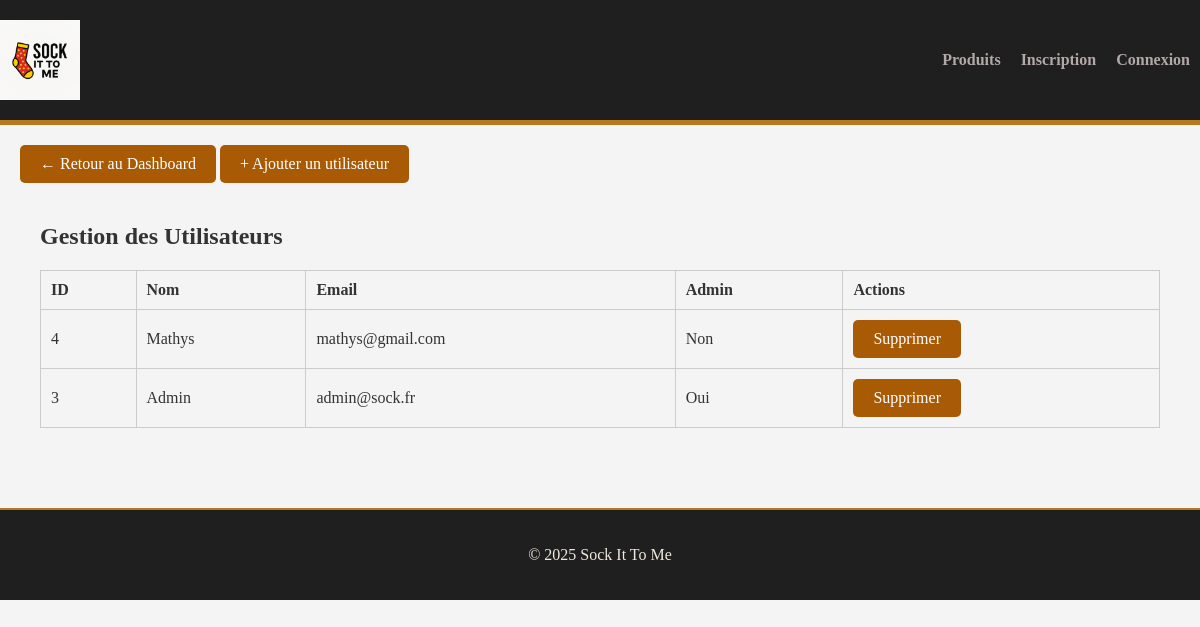
Page /admin/admin_utilisateurs.php on the committed database.
### tables this page shows
CREATE TABLE IF NOT EXISTS `users` (
  `id` int NOT NULL AUTO_INCREMENT,
  `nom` varchar(100) DEFAULT NULL,
  `email` varchar(100) DEFAULT NULL,
  `mot_de_passe` varchar(255) DEFAULT NULL,
  `is_admin` tinyint(1) DEFAULT '0',
  PRIMARY KEY (`id`),
  UNIQUE KEY `email` (`email`)
);

### admin/admin_utilisateurs.php (the view, shortened to what this page needs)
<?php
include '../includes/header.php';
global $pdo;
$stmt = $pdo->prepare("SELECT * FROM users");
$stmt->execute();
$utilisateurs = $stmt->fetchAll();
?>
<head>
    <link rel="stylesheet" href="../css/dashboard.css">
    <a href="dashboard.php" class="btn-retour">← Retour au Dashboard</a>
    <a href="admin_ajouter_utilisateur.php" class="btn-ajouter">+ Ajouter un utilisateur</a>
</head>
<main>
    <h2>Gestion des Utilisateurs</h2>
    <table>
        <tr><th>ID</th><th>Nom</th><th>Email</th><th>Admin</th><th>Actions</th></tr>
        <?php foreach ($utilisateurs as $u): ?>
            <tr>
                <td><?= $u['id'] ?></td>
                <td><?= htmlspecialchars($u['nom']) ?></td>
                <td><?= htmlspecialchars($u['email']) ?></td>
                <td><?= $u['is_admin'] ? 'Oui' : 'Non' ?></td>
                <td>
                    <a href="admin_supprimer_utilisateur.php?id=<?= $u['id'] ?>" class="btn-retour" onclick="return confirm('Supprimer cet utilisateur ?')">Supprimer</a>
                </td>
            </tr>
        <?php endforeach; ?>
    </table>
</main>
<?php include '../includes/footer.php'; ?>

### css/global.css (style rules this page uses)
body { margin: 0; padding: 0; background-color: #f3f0ea; color: #2c2c2c; font-family: 'Noto Serif JP', serif; }
a { text-decoration: none; color: inherit; }

### css/dashboard.css (style rules this page uses)
body { margin: 0; background-color: #f4f4f4; color: #333; }
main { padding: 20px; }
.btn-admin, .btn-retour, .btn-ajouter { padding: 10px 20px; background-color: #a85b04; color: white; text-decoration: none; border-radius: 5px; display: inline-block; text-align: center; }
table { width: 100%; border-collapse: collapse; margin-top: 20px; }
table th, table td { border: 1px solid #ccc; padding: 10px; text-align: left; }

### rows in the picture
users: id "4", nom "Mathys", email "mathys@gmail.com", is_admin "Non"
users: id "3", nom "Admin", email "admin@sock.fr", is_admin "Oui"
